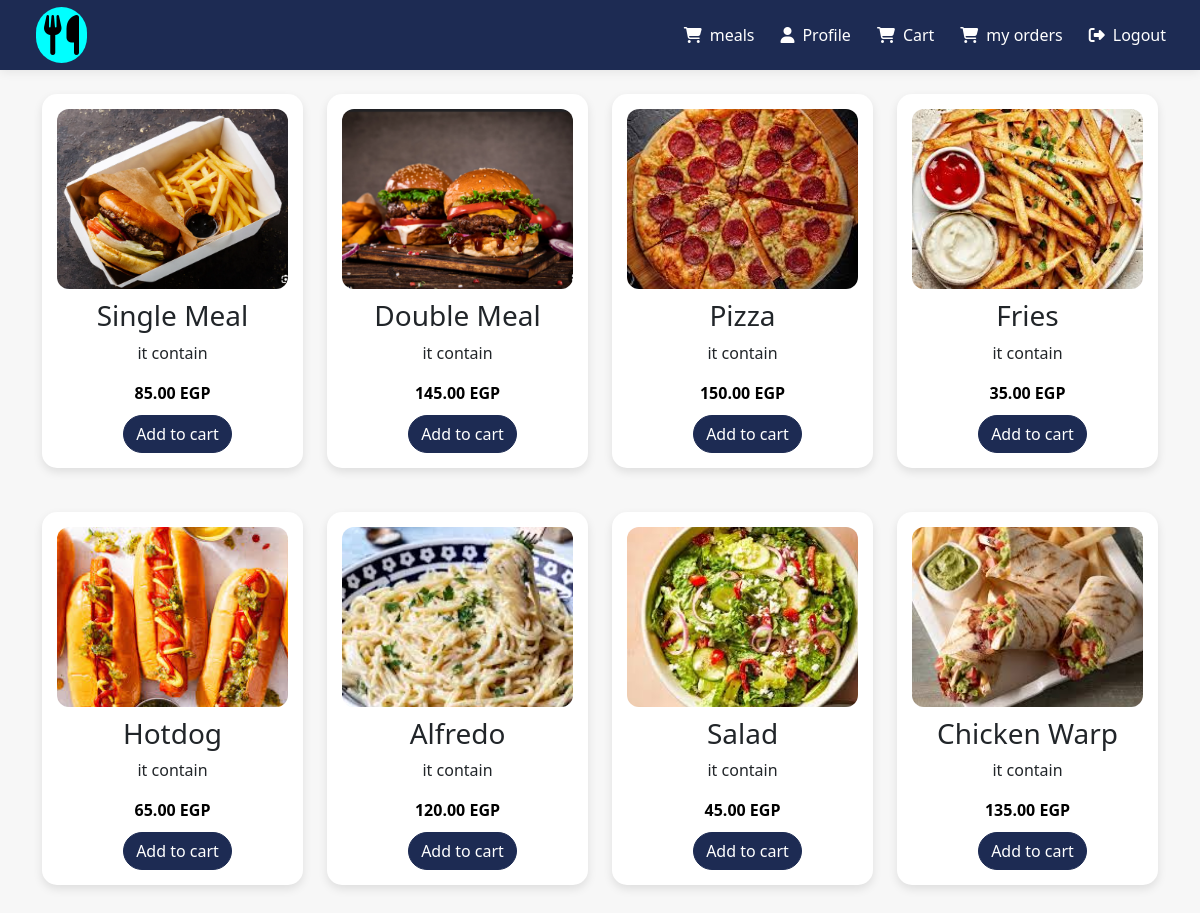
/food/admin/meals/meals.php, run on the app's committed database.
### tables this page shows
CREATE TABLE `meals` (
  `id` int(11) NOT NULL,
  `name` varchar(100) NOT NULL,
  `price` decimal(10,2) NOT NULL,
  `image` varchar(255) DEFAULT NULL,
  `rating` decimal(2,1) DEFAULT NULL,
  `is_dropped` tinyint(1) DEFAULT 0,
  `description` text DEFAULT NULL,
  `created_at` timestamp NOT NULL DEFAULT current_timestamp()
);

### food/admin/meals/meals.php (the view, shortened to what this page needs)
<?php
include ('../meals/header.php');
include('../connection/connection.php');
$result = $connect->query("SELECT * FROM meals WHERE is_dropped=0");
$data = $result->fetchAll(PDO::FETCH_ASSOC);
?>
<!DOCTYPE html>
<html lang="en">
<head>
</head>
<body>
<div class="container mt-4">
  <div class="row">
    <?php if($connect){ ?>
      <?php foreach($data as $meal){ ?>
        <div class="col-md-3 mb-4">
          <div class="card">
            <img src="<?php echo "../../". $meal['image']; ?>" alt="meal"
                onerror="this.onerror=null;this.src='https://via.placeholder.com/200x180?text=No+Image';">
            <h3 style="margin-top:10px;"><?php echo $meal["name"]; ?></h3>
            <p><?php echo $meal["description"]; ?></p>
            <div id="price"><b style="color:black;"><?php echo $meal["price"]; ?> EGP</b></div>
            <form method="POST">
              <button type="submit" name="add_to_cart" class="request">Add to cart</button>
            </form>
          </div>
        </div>
      <?php } ?>
    <?php } ?>
  </div>
</div>
</body>
</html>
<?php include ("../layouts/footer.php"); ?>

### food/admin/meals/admin_style.css (style rules this page uses)
:root { --primary: #1976d2; --primary-dark: #1565c0; --secondary: #424242; --light-bg: #f5f7fb; --sidebar-bg: #ffffff; --sidebar-width: 260px; --sidebar-collapsed: 70px; --header-height: 70px; --transition: all 0.3s ease; }
.request { background: #1D2B53; color: white; margin-top: 10px; border: 1px solid #1D2B53; border-radius: 20px; padding: 6px 12px; cursor: pointer; transition: 0.3s; margin-left:10px; }
body { font-family: 'Segoe UI', Tahoma, Geneva, Verdana, sans-serif; background-color: var(--light-bg); overflow-x: hidden; }
.card { border: none; border-radius: 10px; box-shadow: 0 5px 15px rgba(0, 0, 0, 0.05); margin-bottom: 20px; }

### food/admin/meals/header.php (style rules this page uses)
.request { background: #1D2B53; color: white; margin-top: 10px; border: 1px solid #1D2B53; border-radius: 20px; padding: 6px 12px; cursor: pointer; transition: 0.3s; margin-left:10px; }

### food/admin/meals/meals.php (style rules this page uses)
.card { border-radius: 15px; padding: 15px; text-align: center; box-shadow: 0px 4px 10px rgba(0,0,0,0.1); transition: transform 0.2s ease; }
.card img { width: 100%; height: 180px; object-fit: cover; border-radius: 12px; }

### data on the page
meals: image (picture), name "Single Meal", description "it contain", price "85.00"
meals: image (picture), name "Double Meal", description "it contain", price "145.00"
meals: image (picture), name "Pizza", description "it contain", price "150.00"
meals: image (picture), name "Fries", description "it contain", price "35.00"
meals: image (picture), name "Hotdog", description "it contain", price "65.00"
meals: image (picture), name "Alfredo", description "it contain", price "120.00"
meals: image (picture), name "Salad", description "it contain", price "45.00"
meals: image (picture), name "Chicken Warp", description "it contain", price "135.00"
